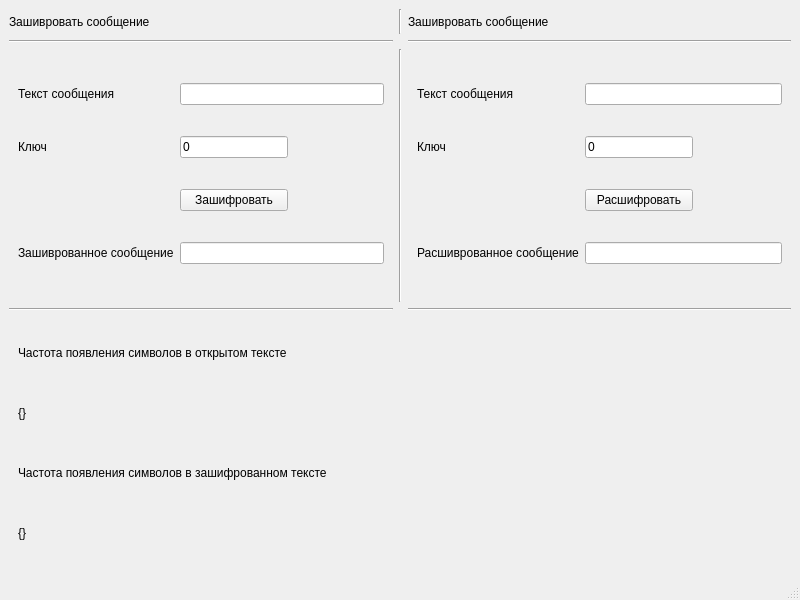
<?xml version="1.0" encoding="UTF-8"?>
<ui version="4.0">
 <class>MainWindow</class>
 <widget class="QMainWindow" name="MainWindow">
  <property name="geometry">
   <rect>
    <x>0</x>
    <y>0</y>
    <width>800</width>
    <height>600</height>
   </rect>
  </property>
  <property name="windowTitle">
   <string>Шифр Цезаря</string>
  </property>
  <widget class="QWidget" name="centralwidget">
   <layout class="QGridLayout" name="gridLayout_3">
    <item row="0" column="0">
     <widget class="QLabel" name="label_1">
      <property name="maximumSize">
       <size>
        <width>16777215</width>
        <height>25</height>
       </size>
      </property>
      <property name="text">
       <string>Зашивровать сообщение</string>
      </property>
     </widget>
    </item>
    <item row="2" column="1">
     <widget class="Line" name="line_4">
      <property name="orientation">
       <enum>Qt::Vertical</enum>
      </property>
     </widget>
    </item>
    <item row="1" column="0">
     <widget class="Line" name="line_1">
      <property name="orientation">
       <enum>Qt::Horizontal</enum>
      </property>
     </widget>
    </item>
    <item row="0" column="2">
     <widget class="QLabel" name="label_2">
      <property name="maximumSize">
       <size>
        <width>16777215</width>
        <height>25</height>
       </size>
      </property>
      <property name="text">
       <string>Зашивровать сообщение</string>
      </property>
     </widget>
    </item>
    <item row="4" column="0" colspan="3">
     <widget class="QWidget" name="Frequency" native="true">
      <layout class="QVBoxLayout" name="verticalLayout">
       <item>
        <widget class="QLabel" name="label_3">
         <property name="text">
          <string>Частота появления символов в открытом тексте</string>
         </property>
        </widget>
       </item>
       <item>
        <widget class="QLabel" name="frequencyUnencrypted">
         <property name="text">
          <string>{}</string>
         </property>
        </widget>
       </item>
       <item>
        <widget class="QLabel" name="label_4">
         <property name="text">
          <string>Частота появления символов в зашифрованном тексте</string>
         </property>
        </widget>
       </item>
       <item>
        <widget class="QLabel" name="frequencyEncrypted">
         <property name="text">
          <string>{}</string>
         </property>
        </widget>
       </item>
      </layout>
     </widget>
    </item>
    <item row="2" column="0">
     <widget class="QWidget" name="Encryption" native="true">
      <layout class="QGridLayout" name="gridLayout">
       <item row="1" column="1">
        <widget class="QLineEdit" name="keysToCrypt">
         <property name="text">
          <string>0</string>
         </property>
        </widget>
       </item>
       <item row="1" column="0">
        <widget class="QLabel" name="labelKeys_1">
         <property name="text">
          <string>Ключ</string>
         </property>
        </widget>
       </item>
       <item row="3" column="0">
        <widget class="QLabel" name="labelMessege_1">
         <property name="text">
          <string>Зашиврованное сообщение</string>
         </property>
        </widget>
       </item>
       <item row="0" column="1" colspan="2">
        <widget class="QLineEdit" name="textUnencrypted">
         <property name="inputMask">
          <string/>
         </property>
         <property name="text">
          <string/>
         </property>
        </widget>
       </item>
       <item row="3" column="1" colspan="2">
        <widget class="QLineEdit" name="messageEncrypted"/>
       </item>
       <item row="2" column="0">
        <spacer name="horizontalSpacer_11">
         <property name="orientation">
          <enum>Qt::Horizontal</enum>
         </property>
         <property name="sizeType">
          <enum>QSizePolicy::Expanding</enum>
         </property>
         <property name="sizeHint" stdset="0">
          <size>
           <width>40</width>
           <height>20</height>
          </size>
         </property>
        </spacer>
       </item>
       <item row="0" column="0">
        <widget class="QLabel" name="labelText_1">
         <property name="text">
          <string>Текст сообщения</string>
         </property>
        </widget>
       </item>
       <item row="2" column="2">
        <spacer name="horizontalSpacer_12">
         <property name="orientation">
          <enum>Qt::Horizontal</enum>
         </property>
         <property name="sizeType">
          <enum>QSizePolicy::Expanding</enum>
         </property>
         <property name="sizeHint" stdset="0">
          <size>
           <width>40</width>
           <height>20</height>
          </size>
         </property>
        </spacer>
       </item>
       <item row="2" column="1">
        <widget class="QPushButton" name="btnEncrypt">
         <property name="text">
          <string>Зашифровать</string>
         </property>
        </widget>
       </item>
      </layout>
     </widget>
    </item>
    <item row="2" column="2">
     <widget class="QWidget" name="Unencryption" native="true">
      <layout class="QGridLayout" name="gridLayout_2">
       <item row="0" column="0">
        <widget class="QLabel" name="labelText_2">
         <property name="text">
          <string>Текст сообщения</string>
         </property>
        </widget>
       </item>
       <item row="2" column="1">
        <widget class="QPushButton" name="btnUnencrypt">
         <property name="text">
          <string>Расшифровать</string>
         </property>
        </widget>
       </item>
       <item row="2" column="0">
        <spacer name="horizontalSpacer_21">
         <property name="orientation">
          <enum>Qt::Horizontal</enum>
         </property>
         <property name="sizeHint" stdset="0">
          <size>
           <width>40</width>
           <height>20</height>
          </size>
         </property>
        </spacer>
       </item>
       <item row="2" column="2">
        <spacer name="horizontalSpacer_22">
         <property name="orientation">
          <enum>Qt::Horizontal</enum>
         </property>
         <property name="sizeHint" stdset="0">
          <size>
           <width>40</width>
           <height>20</height>
          </size>
         </property>
        </spacer>
       </item>
       <item row="0" column="1" colspan="2">
        <widget class="QLineEdit" name="textEncrypted">
         <property name="inputMask">
          <string/>
         </property>
         <property name="text">
          <string/>
         </property>
        </widget>
       </item>
       <item row="1" column="0">
        <widget class="QLabel" name="labelKeys_2">
         <property name="text">
          <string>Ключ</string>
         </property>
        </widget>
       </item>
       <item row="1" column="1">
        <widget class="QLineEdit" name="keysToUnencrypt">
         <property name="text">
          <string>0</string>
         </property>
        </widget>
       </item>
       <item row="3" column="0">
        <widget class="QLabel" name="labelMessage_2">
         <property name="text">
          <string>Расшиврованное сообщение</string>
         </property>
        </widget>
       </item>
       <item row="3" column="1" colspan="2">
        <widget class="QLineEdit" name="messageUnencrypted"/>
       </item>
      </layout>
     </widget>
    </item>
    <item row="1" column="2">
     <widget class="Line" name="line_3">
      <property name="orientation">
       <enum>Qt::Horizontal</enum>
      </property>
     </widget>
    </item>
    <item row="0" column="1">
     <widget class="Line" name="line_2">
      <property name="orientation">
       <enum>Qt::Vertical</enum>
      </property>
     </widget>
    </item>
    <item row="3" column="2">
     <widget class="Line" name="line_5">
      <property name="orientation">
       <enum>Qt::Horizontal</enum>
      </property>
     </widget>
    </item>
    <item row="3" column="0">
     <widget class="Line" name="line_6">
      <property name="orientation">
       <enum>Qt::Horizontal</enum>
      </property>
     </widget>
    </item>
   </layout>
  </widget>
  <widget class="QMenuBar" name="menubar">
   <property name="geometry">
    <rect>
     <x>0</x>
     <y>0</y>
     <width>800</width>
     <height>22</height>
    </rect>
   </property>
  </widget>
  <widget class="QStatusBar" name="statusbar"/>
 </widget>
 <resources/>
 <connections/>
</ui>
